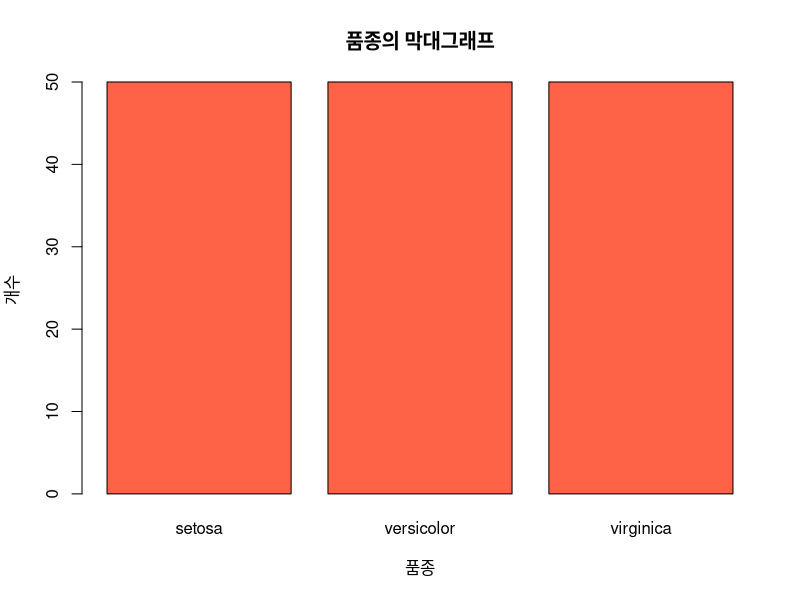
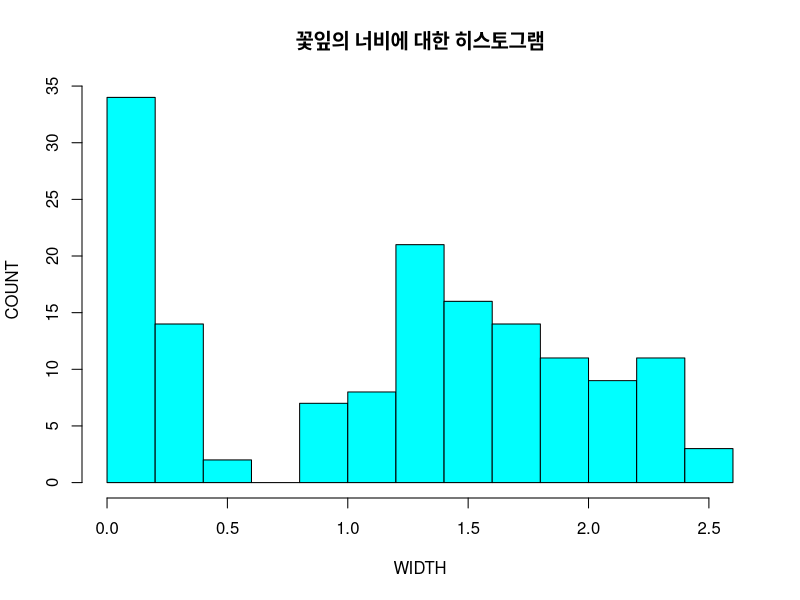
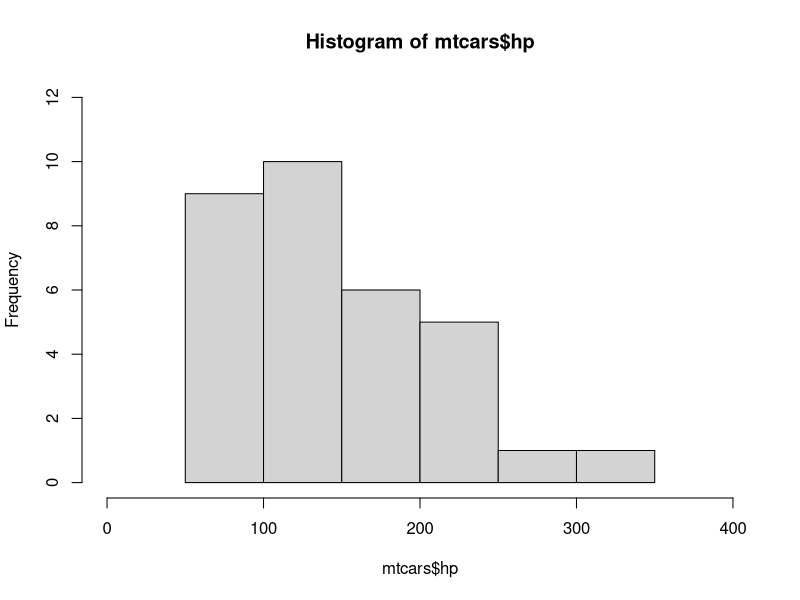
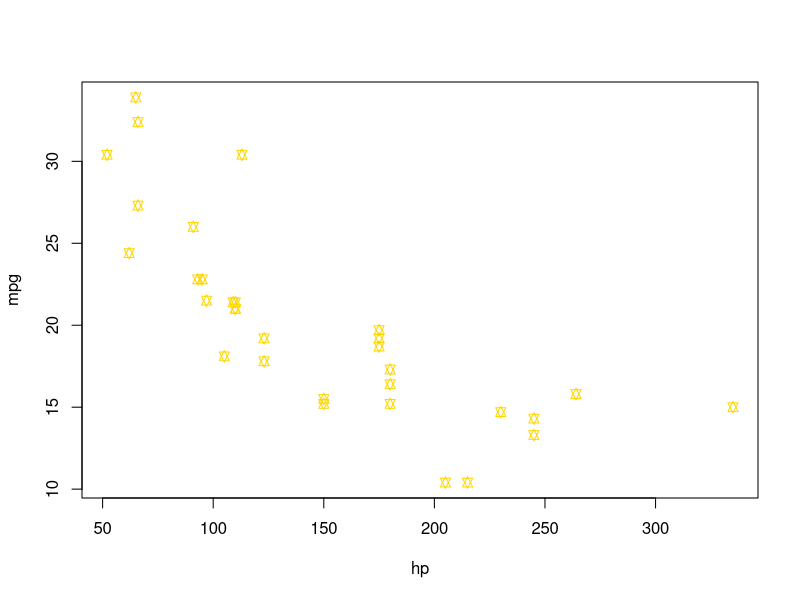
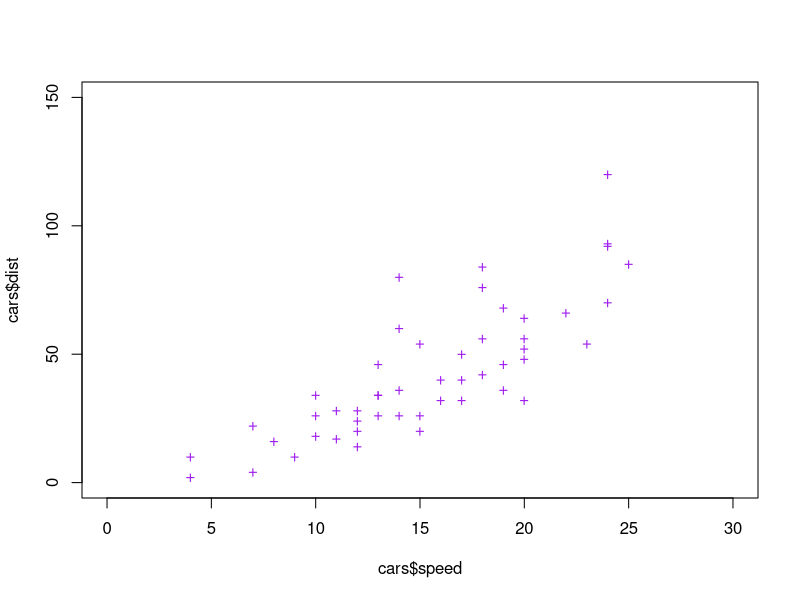

These charts were generated, in order, by the following R code:
# 연습문제 2.1
# iris 데이터셋의 Species 변수를 tomato로 칠하고
# 제목을 '품종의 막대그래프', 가로축을 '품종', 세로축을 '개수'로 설정
plot(iris$Species,
    col = 'tomato',
    main = '품종의 막대그래프',
    xlab = '품종',
    ylab = '개수'
    )

# 연습문제 2.2
# 1) Petal.Width의 평균, 분산, 표준편차를 구하세요.
mean(iris$Petal.Width)
var(iris$Petal.Width)
sd(iris$Petal.Width)

# 2) Petal.Width의 히스토그램을 그리고 꾸며보세요.
hist(iris$Petal.Width,
     col = 'cyan',
     main = '꽃잎의 너비에 대한 히스토그램',
     xlab = 'WIDTH',
     ylab = 'COUNT')

# 연습문제 2.3
# 1) mtcars의 데이터셋에서 마력의 히스토그램을 그리고 
# x축의 범위를 0~400, y축의 범위를 0~12로 설정하세요
hist(mtcars$hp,
     xlim = c(0,400),
     ylim = c(0,12)
     )

# mtcars 데이터셋에서 마력과 연비의 관계를 나타내는 산점도를 그리고 꾸며보세요.
plot(mtcars$hp,
     mtcars$mpg,
     col = 'gold',
     xlab = 'hp',
     ylab = 'mpg',
     pch = 11
     )

# 연습문제 2.4
# 1) cars의 데이터셋에서 변수와 관측값의 개수는 각각 얼마인가?
str(cars)

# 2) speed와 dist 컬럼의
# 평균, 중앙값, 최대값, 최솟값, 1사분위 값, 3사분위 값
summary(cars)

# 3) speed와 dist 변수의 관계를 나타내는 산점도를 그리고 꾸며보세요.
plot(cars$speed,
     cars$dist,
     col = 'purple',
     pch = '+',
     xlim = c(0,30),
     ylim = c(0,150)
     )



# 연습문제 3.1
# 1) 한 변의 길이가 x인 정사각형의 넓이를 구하는 수식을 만드세요
func_area <- function(x) {
  area = x^2
  print(area)
}
func_area(5)
func_area(10)
func_area(15)

# 2) 반지름의 길이가 r인 원의 둘레 round와 넓이 area를 구하는 수식을 만드세요
func_circle <- function(r) {
  pi = 3.14
  round = 2 * pi * r
  area = pi * r^2
  print(round)
  print(area)
}
func_circle(5)
func_circle(10)
func_circle(15)

# 3.2 피자나라 치킨공주
# 양의 정수 n의 값에 따라 order에 다른 값을 할당하세요
# n이 3의 배수이면 피자, 5의 배수이면 치킨, 3과 5의 배수이면 피자나라치킨공주, 그외는 다이어트
func_pizchi <- function(n){
  order = 'diet'
  if (n %% 3 == 0 & n %% 5 ==0){
    order = 'princess'
  } else if (n %% 3 == 0){
    order = 'pizza'
  } else if (n %% 5 == 0){
    order = 'chicken'
  }
  print(order)
}

func_pizchi(6)
func_pizchi(10)
func_pizchi(13)
func_pizchi(15)

# 연습문제 3.3
# 1) 임의의 자연수 n에 대하여
# S = 1 + 2^3 + 3^3 + ... + n^3를 출력하는 코드를 작성
func_S <- function(n){
  total = 0
  for (i in 1 : n){
    total = total + i^3
  }
  print(total)
}
func_S(10)
func_S(15)
func_S(20)

# 2) 임의의 자연수 n에 대하여 n!을 구하는 코드를 작성
func_factor <- function(n){
  total = 0
  for (i in 1 : n){
    total = total + i
  }
  print(total)
}
func_factor(10)
func_factor(15)
func_factor(20)

# 연습문제 3.4
# 피자나라 치킨공주 order를 다 보이고 각 컬럼을 보인다
func_pizchi <- function(k){
  for (n in 1 : k) {
    order = 'diet'
    if (n %% 3 == 0 & n %% 5 ==0){
      order = 'princess'
    } else if (n %% 3 == 0){
      order = 'pizza'
    } else if (n %% 5 == 0){
      order = 'chicken'
    }
    print(order)
  }
}
func_pizchi(15)
cat()
